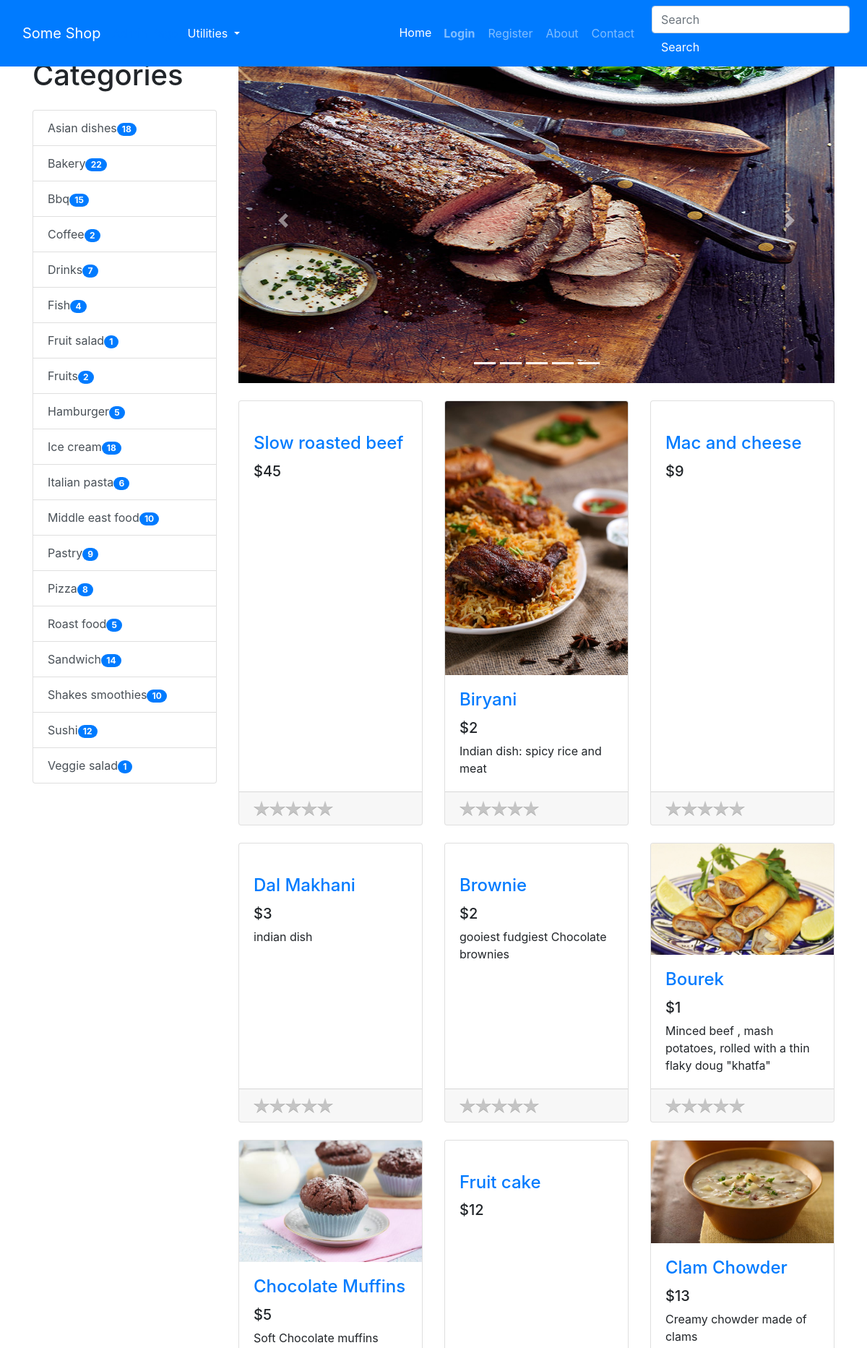
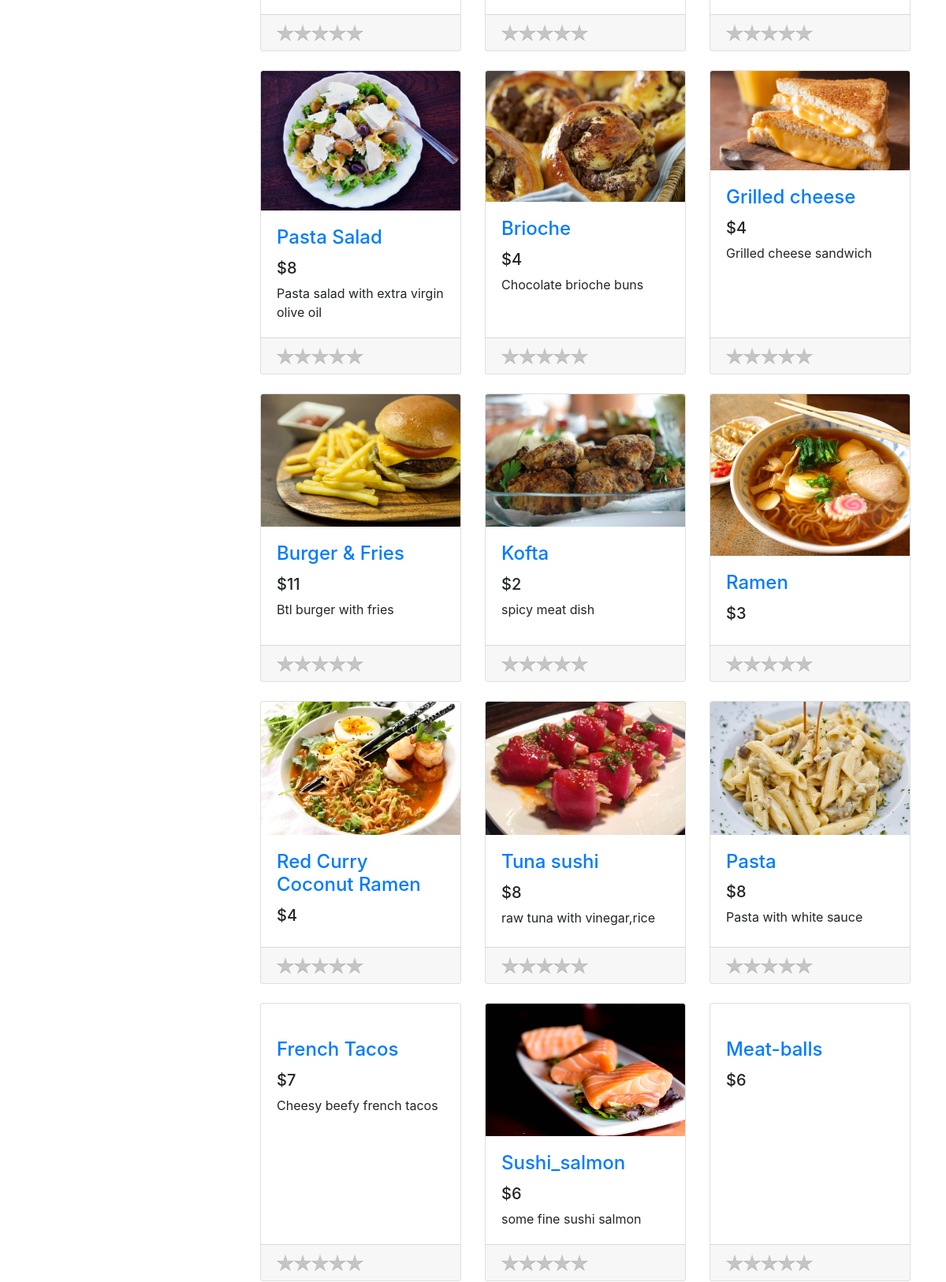
The page / (upper part) on the database its author committed (2 pictures, top to bottom).
### tables this page shows
CREATE TABLE PRODUCT (ID VARCHAR, NAME VARCHAR, PRICE INTEGER, DESCRIPTION TEXT, IMAGE TEXT, TAGS TEXT, SCORE REAL);

### app.py (the view)
@app.route("/")
def home():
    products = get_all_products()
    sorted_products = products.copy()
    random.shuffle(products)
    if session.get("user_id"):
        user_id = session.get("user_id")
        ratings = [ get_rating_by_both(user_id, p.id) for p in products ]
    else:
        ratings = [None] * len(products)
    tags = get_product_tags()
    return render_template("index.html",
                            products=products,
                            ratings=ratings,
                            tags=tags,
                            chosen_products=sorted_products[:5],
                            os=os,
                            len=len,
                            range=range,
                            enumerate=enumerate,
                            zip=zip,
                            remove_starting_digits=remove_starting_digits)

### common/database.py (called while the page is built)
    @classmethod
    def get_all_products(cls, formalize=True):
        cursor = cls.DATABASE.execute("SELECT * FROM PRODUCT ORDER BY SCORE DESC")
        returned_data = cursor.fetchall()
        if not returned_data:
            return None
        if not formalize:
            return returned_data
        data = []
        for item in returned_data:
            d = {}
            for i, field in enumerate(cls.PRODUCT_FIELDS):
                d[field.lower()] = item[i]
            data.append(d)
        return data

    @classmethod
    def get_products_by_tag(cls, tag):
        cursor = cls.DATABASE.execute("SELECT * FROM PRODUCT WHERE TAGS LIKE ? ORDER BY SCORE DESC", (f"%{tag}%",))
        returned_data = cursor.fetchall()
        if not returned_data:
            return None
        data = []
        for item in returned_data:
            d = {}
            for i, field in enumerate(cls.PRODUCT_FIELDS):
                d[field.lower()] = item[i]
            data.append(d)
        return data

    @classmethod
    def get_product_tags(cls):
        data = cls.get_all_products()
        return sorted({ d['tags'] for d in data })

### common/utils.py (called while the page is built)
def remove_starting_digits(string):
    return string.lstrip(digits)

### models/products/product.py (called while the page is built)
def get_all_products(formalize=True):
    products = Database.get_all_products(formalize=formalize)
    if not formalize:
        return products
    return [ Product(**product) for product in products ]

def get_product_tags():
    data = {}
    tags = Database.get_product_tags()
    for tag in tags:
        count = len(Database.get_products_by_tag(tag))
        data[tag] = count
    return data

### templates/index.html (shortened to what this page needs)
{% extends "base.html" %}
{% block content %}
<div class="container">
    <div class="row">
        <div class="col-lg-3">
            <h1 class="my-4">
                {% if category %}
                {{category.replace("_", " ").capitalize()}}
                {% else %}
                Categories
                {% endif %}
            </h1>
            <div class="list-group" id="list-tab" role="tablist">
                {% for tag, count in tags.items() %}
                {% if category == tag %}
                <a class="list-group-item list-group-item-action active" href="{{url_for('categories', category=tag)}}"
                    aria-controls="home">{{tag.replace("_", " ").capitalize()}}<span class="badge badge-secondary badge-pill">  {{count}}</span></a>
                {% else %}
                <a class="list-group-item list-group-item-action" href="{{url_for('categories', category=tag)}}"
                    aria-controls="home">{{tag.replace("_", " ").capitalize()}}<span class="badge badge-primary badge-pill">  {{count}}</span></a>
                {% endif %}
                {% endfor %}
            </div>
        </div>
        <div class="col-lg-9">
            <div id="carouselExampleIndicators" class="carousel slide my-4" data-ride="carousel">
                <ol class="carousel-indicators">
                    {% for i in range(len(chosen_products)) %}
                    <li data-target="#carouselExampleIndicators" data-slide-to="{{i}}" class="active"></li>
                    {% endfor %}
                </ol>
                <div class="carousel-inner" role="listbox">
                    {% for i, product in enumerate(chosen_products) %}
                        {% if i == 0 %}
                        <div class="carousel-item active">
                        {% else %}
                        <div class="carousel-item">
                            {% endif %}
                            <a href="{{url_for('product.product', product_id=product.id)}}">
                                <img class="d-block img-fluid carousel-img"
                                    src="{{url_for('static', filename='img/products/{}'.format(os.path.basename(product.image)))}}"
                                    alt="slide">
                            </a>
                        </div>
                        {% endfor %}
                    </div>
                    <a class="carousel-control-prev" href="#carouselExampleIndicators" role="button" data-slide="prev">
                        <span class="carousel-control-prev-icon" aria-hidden="true"></span>
                    </a>
                    <a class="carousel-control-next" href="#carouselExampleIndicators" role="button" data-slide="next">
                        <span class="carousel-control-next-icon" aria-hidden="true"></span>
                    </a>
                </div>
                <div class="row">
                    {% for product in products %}
                    <div class="col-lg-4 col-md-6 mb-4">
                        <div class="card h-100">
                            <a href="{{url_for('product.product', product_id=product.id)}}"><img class="card-img-top"
                                    src="{{url_for('static', filename='img/products/{}'.format(os.path.basename(product.image)))}}"
                                    alt=""></a>
                            <div class="card-body">
                                <h4 class="card-title">
                                    <a href="{{url_for('product.product', product_id=product.id)}}">{{product.name}}</a>
                                </h4>
                                <h5>${{product.price}}</h5>
                                <p class="card-text">{{product.description}}</p>
                            </div>
                            <div class="card-footer">
                                <div class="text-align"><span class="product_star_rating" id="{{remove_starting_digits(product.id)}}"></span></div>
                            </div>
                        </div>
                    </div>
                    {% else %}
                    <br>
                    <br>
                    <h4>Not products available.</h4>
                    {% endfor %}
                </div>
            </div>
        </div>
    </div>
    {% endblock content %}

### templates/base.html (shortened to what this page needs)
<!doctype html>
<html>
<head>
    <link rel="stylesheet" href="{{url_for('static', filename='css/shop-homepage.css')}}">
    <link rel="stylesheet" href="{{url_for('static', filename='css/bootstrap.min.css')}}">
</head>
<body>
    <nav class="navbar navbar-expand-lg navbar-dark bg-primary fixed-top">
        <div class="container">
            <a class="navbar-brand" href="#">Some Shop</a>
            <a class="nav-item" href="{{url_for('user.admin')}}">Admin Page</a>
            <div class="dropdown">
                <button class="btn btn-primary dropdown-toggle" type="button" id="dropdownMenu2" data-toggle="dropdown"
                    aria-haspopup="true" aria-expanded="false">
                    Utilities
                </button>
            </div>
            <div class="collapse navbar-collapse" id="navbarResponsive">
                <ul class="navbar-nav ml-auto">
                    <li class="nav-item active">
                        <a class="nav-link" href="{{url_for('home')}}">Home
                        </a>
                    </li>
                    {% if not session['email'] %}
                    <li class="nav-item">
                        <a class="nav-link btn font-weight-bold" href="{{url_for('user.login')}}">Login</a>
                    </li>
                    <li class="nav-item">
                        <a class="nav-link btn" href="{{url_for('user.register')}}">Register</a>
                    </li>
                    {% else %}
                    <li class="nav-item">
                        <a class="nav-link btn" href="{{url_for('user.logout')}}">Logout</a>
                    </li>
                    {% endif %}
                    <li class="nav-item">
                        <a class="nav-link btn" href="#">About</a>
                    </li>
                    <li class="nav-item">
                        <a class="nav-link btn" href="#">Contact</a>
                    </li>
                </ul>
            </div>
        </div>
        <form class="form-inline" method="GET" action="{{url_for('search')}}">
            <input class="form-control mr-sm-2" type="search" name="q" id="q" placeholder="Search" aria-label="Search">
            <button class="btn btn-primary my-2 my-sm-0" type="submit">Search</button>
        </form>
    </nav>
    {% block content %}
    {% endblock content %}
</body>
</html>

### static/css/shop-homepage.css (style rules this page uses)
body { padding-top: 56px; }

### rows shown on the page
PRODUCT: replace "Asian dishes", count "18"
PRODUCT: replace "Bakery", count "22", IMAGE (picture), name "Chocolate Muffins", price "5", description "Soft Chocolate muffins"
PRODUCT: replace "Bbq", count "15"
PRODUCT: replace "Coffee", count "2"
PRODUCT: replace "Drinks", count "7"
PRODUCT: replace "Fish", count "4", IMAGE (picture), name "Clam Chowder", price "13", description "Creamy chowder made of clams"
PRODUCT: replace "Fruit salad", count "1"
PRODUCT: replace "Fruits", count "2"
PRODUCT: replace "Hamburger", count "5"
PRODUCT: replace "Ice cream", count "18"
PRODUCT: replace "Italian pasta", count "6", name "Mac and cheese", price "9"
PRODUCT: replace "Middle east food", count "10"
PRODUCT: replace "Pastry", count "9"
PRODUCT: replace "Pizza", count "8"
PRODUCT: replace "Roast food", count "5", IMAGE (picture)
PRODUCT: replace "Sandwich", count "14"
PRODUCT: replace "Shakes smoothies", count "10"
PRODUCT: replace "Sushi", count "12"
PRODUCT: replace "Veggie salad", count "1"
PRODUCT: name "Slow roasted beef", price "45"
PRODUCT: IMAGE (picture), name "Biryani", price "2", description "Indian dish: spicy rice and meat"
PRODUCT: name "Dal Makhani", price "3", description "indian dish"
PRODUCT: name "Brownie", price "2", description "gooiest fudgiest Chocolate brownies"
PRODUCT: IMAGE (picture), name "Bourek", price "1", description "Minced beef , mash potatoes, rolled with a thin flaky doug \"khatfa\""
PRODUCT: name "Fruit cake", price "12"
PRODUCT: IMAGE (picture), name "Pasta Salad", price "8", description "Pasta salad with extra virgin olive oil"
PRODUCT: IMAGE (picture), name "Brioche", price "4", description "Chocolate brioche buns"
PRODUCT: IMAGE (picture), name "Grilled cheese", price "4", description "Grilled cheese sandwich"
PRODUCT: IMAGE (picture), name "Burger & Fries", price "11", description "Btl burger with fries"
PRODUCT: IMAGE (picture), name "Kofta", price "2", description "spicy meat dish"
PRODUCT: IMAGE (picture), name "Ramen", price "3"
PRODUCT: IMAGE (picture), name "Red Curry Coconut Ramen", price "4"
PRODUCT: IMAGE (picture), name "Tuna sushi", price "8", description "raw tuna with vinegar,rice"
PRODUCT: IMAGE (picture), name "Pasta", price "8", description "Pasta with white sauce"
PRODUCT: name "French Tacos", price "7", description "Cheesy beefy french tacos"
PRODUCT: IMAGE (picture), name "Sushi_salmon", price "6", description "some fine sushi salmon"
PRODUCT: name "Meat-balls", price "6"
